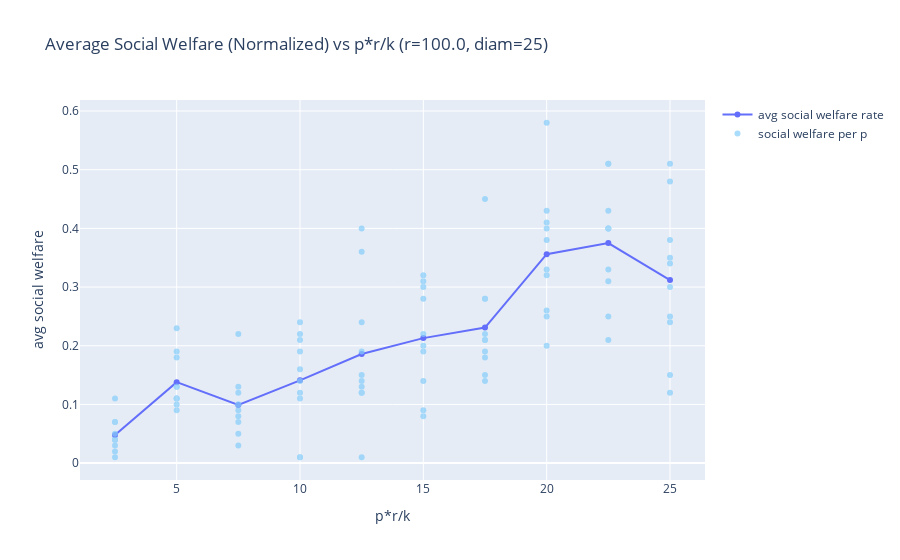
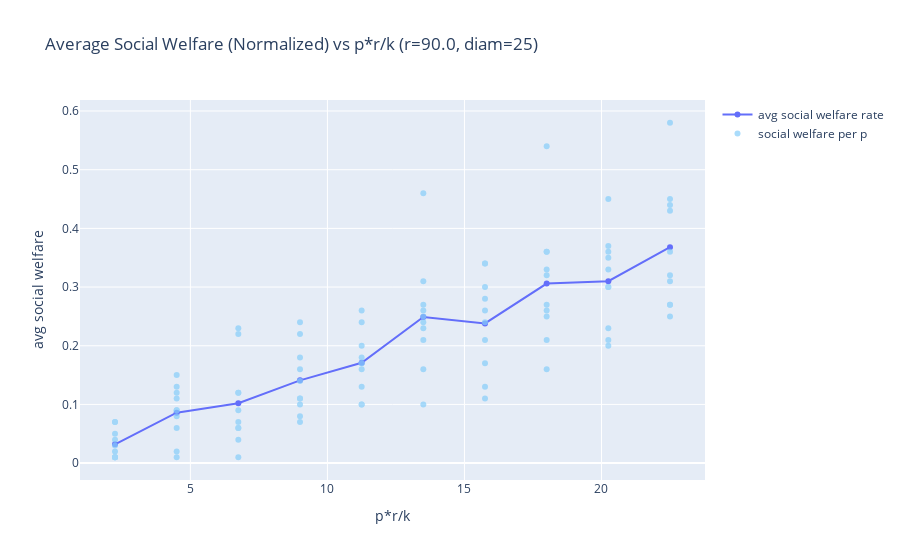
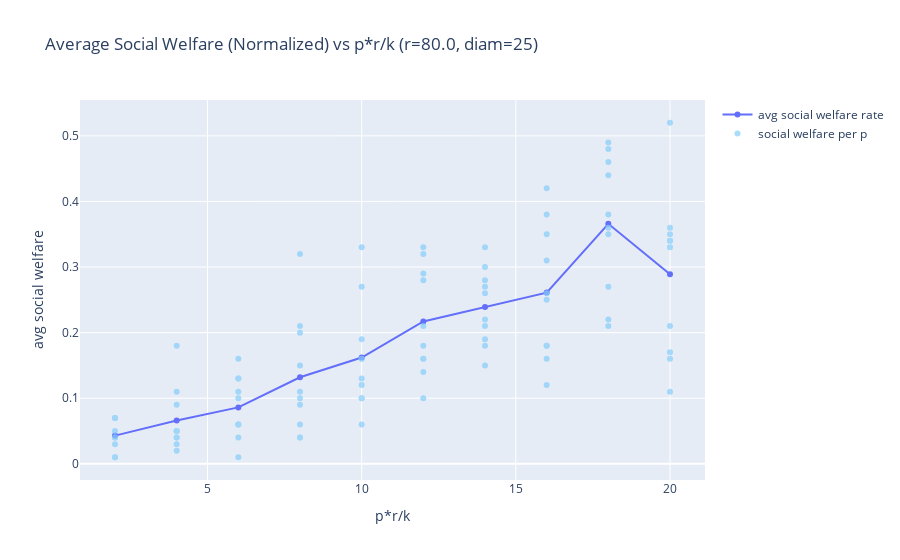
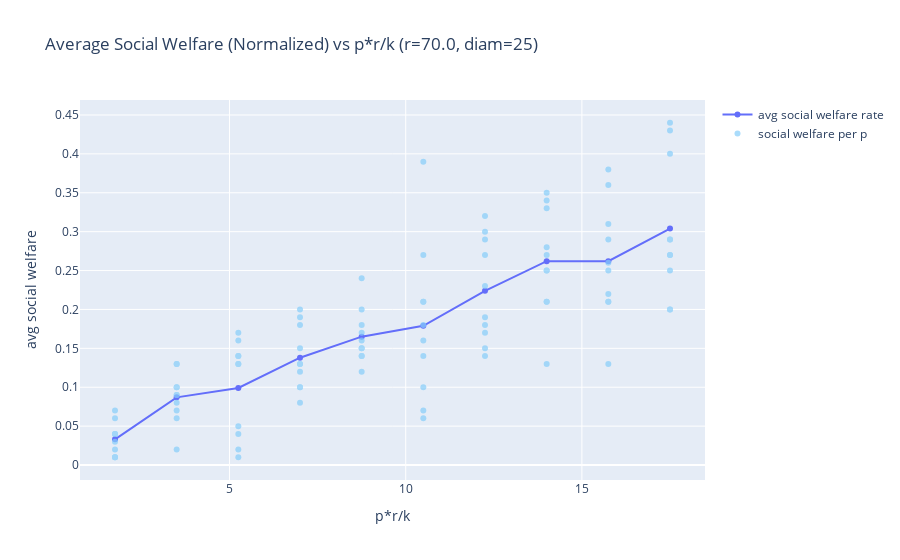

These figures' notebook cell, in order:
### Markdown cell above
## Powerlaw distributed resources

### Code cell
run_sim(num_vertices, regularity, create_rl, True)
